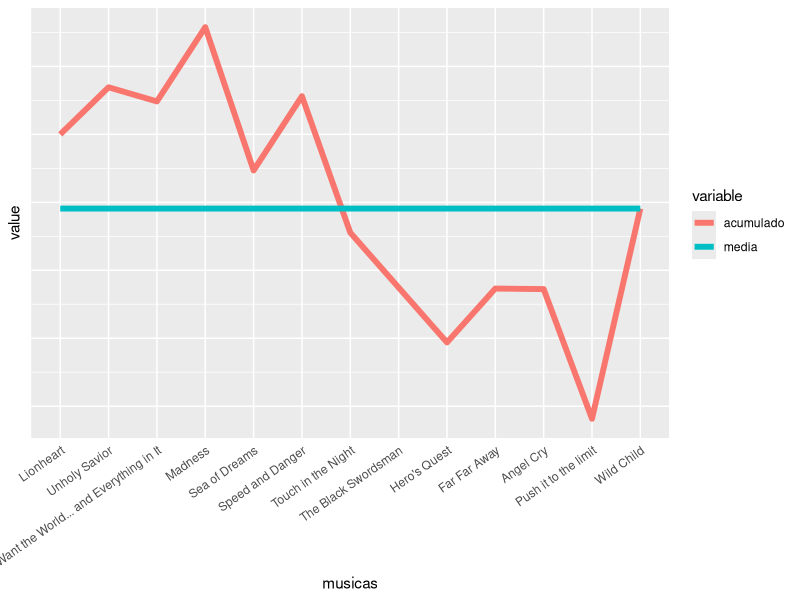

Write the R code that produced this figure.
library("ggplot2")
library("reshape2")
musicas<- c("Lionheart",
            "Unholy Savior",
            "I Want the World... and Everything in It",
            "Madness",
            "Sea of Dreams",
            "Speed and Danger",
            "Touch in the Night",
            "The Black Swordsman",
            "Hero's Quest",
            "Far Far Away",
            "Angel Cry",
            "Push it to the limit",
            "Wild Child")

notas <- c(7,7,7,7,2,7,5,4,4,6,3,4,9)
notas <- c(7,6.6,5.7,7,3.8,7,3.9,5.1,5.1,6.7,5.9,4,9)
notas2 <- notas-mean(notas)

acumulado <-NULL
total <- 0
for (i in 1:length(notas)){
        total <- (notas2[i] + total)
        acumulado[i] <- total
}

dados <- data.frame(musicas=musicas, acumulado=acumulado+mean(notas), media=rep(mean(notas),length(notas)))
dados$musicas <- factor(dados$musicas, levels = dados$musicas, ordered = TRUE)
dd <- melt(dados, id="musicas")

        
a <- ggplot(data=dd, aes(x=musicas, y=value, colour=variable, group=variable))
a <- a + geom_line(size=2) 
a <- a + theme(axis.text.x=element_text(angle=35, hjust=1))
a <- a + theme(axis.ticks = element_blank(), axis.text.y = element_blank())
a

getwd()

#+ theme(axis.text.x=element_text(angle=35, hjust=1))

